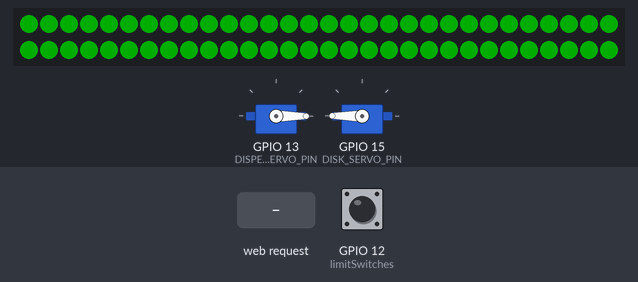
The sketch below on a simulated ESP32. Shown: 60 RGB LEDs in strip order, left to right, continuing on the next row, 2 × servo. The inputs (shaded band) are chosen by the test bench; at power-on: GPIO 12 (limitSwitches) HIGH. Dim RGB values are drawn brighter than linear; what the sketch prints to the serial monitor is not drawn.

Above: at 7.2 s.
7.3 s: HTTP request GET /command?cmd=1 received
At 8.1 s:
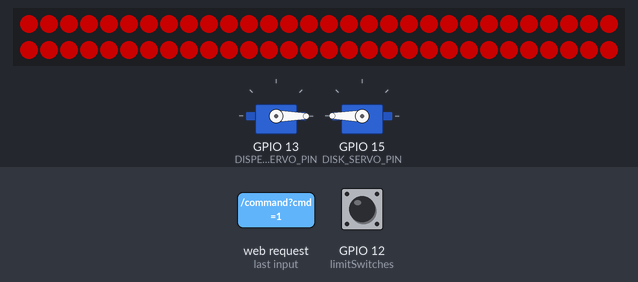
At 9.3 s:
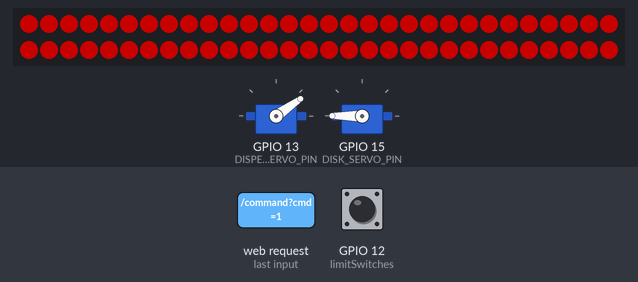
9.8 s: GPIO 12 (limitSwitches) pulled LOW for 0.15 s
Timing chart, 0 to 12.8 s (numbered marks = the images above; inputs shaded):
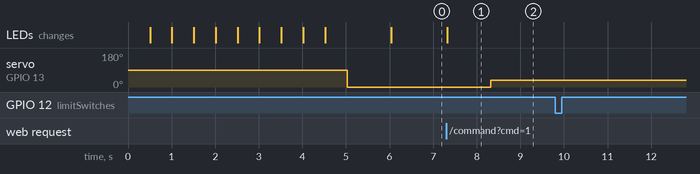

Measured:
- after the input at 7.3 s, servo on GPIO 13 (DISPENSER_SERVO_PIN): 0° → 35° after 1.0 s; the LEDs: change at once (image 1)
- after the input at 9.8 s, every drawn part: stays the same

The sketch:

Luqid_machine.ino
```cpp
#include "WebServerESP.h"
#include "LED.h"
#include <ESP32Servo.h>

// --- Пины подключения ---
#define DISPENSER_SERVO_PIN  13
#define DISK_SERVO_PIN       15

#define STEPPER_1_STEP_PIN   21
#define STEPPER_1_DIR_PIN    19
#define STEPPER_2_STEP_PIN   23
#define STEPPER_2_DIR_PIN    22
#define STEPPER_3_STEP_PIN   5
#define STEPPER_3_DIR_PIN    18

#define LIMIT_SWITCH_1      12
#define LIMIT_SWITCH_2      16
#define LIMIT_SWITCH_3      4
#define LIMIT_SWITCH_4      17

// --- Позиции сервомоторов ---
const int dispenserPositions[] = {0, 35, 70, 105, 135};
const int diskPositions[] = {180, 140, 110, 70, 40};

// --- Структура шагового двигателя ---
struct Stepper {
    byte step_pin;
    byte dir_pin;
    bool direction;
    int steps_ml;
};

// --- Объявление шаговых двигателей ---
Stepper steppers[] = {
    {STEPPER_1_STEP_PIN, STEPPER_1_DIR_PIN, 0, 7900},  // Насос 1 (по часовой стрелке)
    {STEPPER_2_STEP_PIN, STEPPER_2_DIR_PIN, 1, 6500}, // Насос 2 (против часовой стрелки)
    {STEPPER_3_STEP_PIN, STEPPER_3_DIR_PIN, 1, 7700} // Насос 3 (по часовой стрелке)
};

// --- Константы ---
const int stepsPerMl = 7700; // 1 мл = n шагов
const int numRecipes = 8;
const int recipes[numRecipes][3] = {
    {50, 0, 0},
    {0, 10, 0},
    {0, 0, 40},
    {80, 20, 0},
    {30, 0, 50},
    {35, 10, 45},

    {5, 5, 5}, // вода, мята, сок
    {30, 20, 20} //ДАНИН АВТОРСКИЙ НАПИТОК ПИТЬ ВСЕМ ЗАЕБИСЬ ВКУСНО
};

const float speed_ml_per_second = 3.0;
int stepDelayMicros;

// --- Переменные ---
enum State {WAIT_CONNECTION, WAIT_REQUEST, MOVE_TO_FILL, POUR_DRINKS, DISPENSE_CUPS};
State state = WAIT_CONNECTION;
String orderQueue = "";
int currentDrinkIndex = 0;
Servo dispenserServo;
Servo diskServo;

const byte limitSwitches[] = {LIMIT_SWITCH_1, LIMIT_SWITCH_2, LIMIT_SWITCH_3, LIMIT_SWITCH_4};

// --- Функции управления ---
void calculateStepDelay() {
    stepDelayMicros = (500000 / (speed_ml_per_second * stepsPerMl));
}

void moveServo(Servo &servo, int angle) {
    servo.write(angle);
    delay(500); // Ждём, пока серво займёт положение
}

void moveServoSlow(Servo &servo, int targetAngle, int delayMs = 20) {
    int currentAngle = servo.read();
    if (currentAngle < targetAngle) {
        for (int angle = currentAngle; angle <= targetAngle; angle++) {
            servo.write(angle);
            delay(delayMs);
        }
    } else {
        for (int angle = currentAngle; angle >= targetAngle; angle--) {
            servo.write(angle);
            delay(delayMs);
        }
    }
}

void servosZeros(){
  moveServo(dispenserServo, dispenserPositions[0]);
  moveServo(diskServo, diskPositions[0]);
  }

bool checkCupPresence(int cupIndex) {
    return !digitalRead(limitSwitches[cupIndex]);
}

void moveStepper(Stepper &motor, int ml, int cupIndex) {
    int steps = ml * stepsPerMl;
    bool actualDirection = motor.direction ? steps > 0 : steps < 0;
    digitalWrite(motor.dir_pin, actualDirection ? HIGH : LOW);

    for (int m = 0; m < ml; m++) {
        for (int i = 0; i < motor.steps_ml; i++) {
            if (!checkCupPresence(cupIndex)) {
                Serial.println("[!] Стакан исчез! Ожидание...");
                while (!checkCupPresence(cupIndex)) {
                    delay(100);
                }
                Serial.println("[✔] Стакан вернулся, продолжаем!");
            }
            digitalWrite(motor.step_pin, HIGH);
            delayMicroseconds(stepDelayMicros);
            digitalWrite(motor.step_pin, LOW);
            delayMicroseconds(stepDelayMicros);
        }
    }

    // Пол-оборота назад после завершения налива
    digitalWrite(motor.dir_pin, !actualDirection);
    for (int i = 0; i < 500; i++) {
        digitalWrite(motor.step_pin, HIGH);
        delayMicroseconds(stepDelayMicros);
        digitalWrite(motor.step_pin, LOW);
        delayMicroseconds(stepDelayMicros);
    }
}

void pourDrink(int recipeIndex, int cupIndex) {
    for (int i = 0; i < 3; i++) {
        moveStepper(steppers[i], recipes[recipeIndex][i], cupIndex);
    }
}

void handleWaitConnection() {
    Serial.println("[✓] Готово к работе. Введите заказ:");
    state = WAIT_REQUEST;
}

void handleWaitRequest() {
  ledGreen();
  orderQueue = waitForCommand();
  Serial.print("[✔] Заказ принят: "); Serial.println(orderQueue);
  currentDrinkIndex = 0;
  state = MOVE_TO_FILL;
  ledRed();
}

void handleMoveToFill() {
    delay(1000);
    if (orderQueue.length() > 0) {
        Serial.print("[→] Перемещение диспенсера к стакану #"); Serial.println(currentDrinkIndex + 1);
        moveServo(dispenserServo, dispenserPositions[currentDrinkIndex + 1]);
        state = POUR_DRINKS;
    } else {
        state = DISPENSE_CUPS;
    }
}

void handlePourDrinks() {
    Serial.print("[→] Начинаем налив для стакана #"); Serial.println(currentDrinkIndex + 1);
    int recipeIndex = orderQueue[currentDrinkIndex] - '0' - 1;
    pourDrink(recipeIndex, currentDrinkIndex);
    Serial.println("[✔] Налив завершён!");
    currentDrinkIndex++;
    if (currentDrinkIndex < orderQueue.length()) {
        state = MOVE_TO_FILL;
    } else {
        state = DISPENSE_CUPS;
    }
}

void handleDispenseCups() {
    moveServo(dispenserServo, dispenserPositions[0]);
    Serial.println("[→] Выдача стаканов пользователю...");
    byte drinks = orderQueue.length() - 1;
    for (int i = 0; i < drinks + 1; i++) {
        moveServoSlow(diskServo, diskPositions[4 - drinks + i], 50); // Плавное движение
        ledGreen();
        if (checkCupPresence(drinks - i)) {
            Serial.println("АЛКАШ ЕБАНЫЙ ЗАБИРАЙ БУХЛО");
            while (checkCupPresence(drinks - i)) {
                delay(100);
            }
            ledRed();
            Serial.println("РАК ЖЕЛУДКА У ТЕБЯ В РУКАХ");
        }
        delay(2000);
    }
    Serial.println("[✓] Готово! Ждём новый заказ.");
    state = WAIT_REQUEST;
    servosZeros();
}

// --- Основной цикл ---
void setup() {
    Serial.begin(115200);
    startServer();
    setupLedStrip();
    ledBlue_blink();
    Serial.println("Запустились");
    dispenserServo.attach(DISPENSER_SERVO_PIN, 500, 2500);
    diskServo.attach(DISK_SERVO_PIN, 500, 2500);
    Serial.println("Серво подключены");
    for (Stepper &motor : steppers) {
        pinMode(motor.step_pin, OUTPUT);
        pinMode(motor.dir_pin, OUTPUT);
    }
    Serial.println("Шаговики подключены");
    for (byte pin : limitSwitches) {
        pinMode(pin, INPUT_PULLUP);
    }
    Serial.println("Концевики подключены");
    calculateStepDelay();
    servosZeros();
    Serial.println("[✓] Система запущена. Ждём подключения...");
}

void loop() {
    switch (state) {
        case WAIT_CONNECTION:
            handleWaitConnection();
            break;
        case WAIT_REQUEST:
            handleWaitRequest();
            break;
        case MOVE_TO_FILL:
            handleMoveToFill();
            break;
        case POUR_DRINKS:
            handlePourDrinks();
            break;
        case DISPENSE_CUPS:
            handleDispenseCups();
            break;
    }
}
```

LED.cpp
```cpp
#include "LED.h"

CRGB leds[NUM_LEDS];

void setupLedStrip() {
    FastLED.addLeds<LED_TYPE, LED_PIN, COLOR_ORDER>(leds, NUM_LEDS).setCorrection(TypicalLEDStrip);
    FastLED.setBrightness(BRIGHTNESS);
}

void ledRed() {
    fill_solid(leds, NUM_LEDS, CRGB::Red);
    FastLED.show();
}

void ledGreen() {
    fill_solid(leds, NUM_LEDS, CRGB::Green);
    FastLED.show();
}

void ledBlue_blink() {
    for (int i = 0; i < 5; i++) {
        fill_solid(leds, NUM_LEDS, CRGB::Blue);
        FastLED.show();
        delay(500);
        fill_solid(leds, NUM_LEDS, CRGB::Black);
        FastLED.show();
        delay(500);
    }
}
```

LED.h
```cpp
#ifndef LED_H
#define LED_H

#include <FastLED.h>

#define LED_PIN     25   // Новый пин
#define NUM_LEDS    60   // 60 светодиодов
#define BRIGHTNESS  100
#define LED_TYPE    WS2812B
#define COLOR_ORDER GRB

extern CRGB leds[NUM_LEDS];

void setupLedStrip();
void ledRed();
void ledGreen();
void ledBlue_blink();

#endif
```

WebPage.h
```cpp
#ifndef WEBPAGE_H
#define WEBPAGE_H

const char PAGE_HTML[] PROGMEM = R"rawliteral(
<!DOCTYPE html>
<html lang="ru">
<head>
    <meta charset="UTF-8">
    <meta name="viewport" content="width=device-width, initial-scale=1.0">
    <title>Выбор напитков</title>
    <style>
        body { font-family: Arial, sans-serif; text-align: center; }
        table { width: 100%; max-width: 400px; margin: auto; border-collapse: collapse; }
        td { padding: 10px; font-size: 18px; text-align: center; vertical-align: middle; }
        button { font-size: 20px; width: 40px; height: 40px; border-radius: 50%; display: flex; align-items: center; justify-content: center; border: 2px solid #4CAF50; background-color: white; cursor: pointer; }
        button:hover { background-color: #f1f1f1; }
        .counter { font-size: 20px; min-width: 30px; display: inline-block; text-align: center; }
        #selectionString { font-size: 20px; margin-top: 10px; }

        /* Стиль для кнопки "Отправить" и "Сбросить" */
        .actionButton {
            font-size: 24px;
            width: 80%;
            max-width: 300px;
            height: 50px;
            padding: 10px 20px;
            margin-top: 15px;
            border: none;
            color: white;
            cursor: pointer;
            border-radius: 8px;
            display: block;
            margin: auto;
        }

        /* Красная кнопка сброса */
        #resetButton {
            background-color: #f44336;
        }
        #resetButton:hover {
            background-color: #e53935;
        }

        /* Зелёная кнопка отправки */
        #sendButton {
            background-color: #4CAF50;
        }
        #sendButton:hover {
            background-color: #45a049;
        }

        /* Кнопки + при достижении 4 напитков становятся тусклее */
        .inactive {
            background-color: #e0e0e0;
            cursor: not-allowed;
        }
    </style>
</head>
<body>
    <h2>Выберите напитки</h2>
    <table>
        <tr><td>1. Газированная вода</td>  <td><button onclick="changeDrink(1, -1)">-</button></td> <td><span id="count1" class="counter">0</span></td> <td><button id="plus1" onclick="changeDrink(1, 1)">+</button></td></tr>
        <tr><td>2. Мятный сироп</td>      <td><button onclick="changeDrink(2, -1)">-</button></td> <td><span id="count2" class="counter">0</span></td> <td><button id="plus2" onclick="changeDrink(2, 1)">+</button></td></tr>
        <tr><td>3. Апельсиновый сок</td>  <td><button onclick="changeDrink(3, -1)">-</button></td> <td><span id="count3" class="counter">0</span></td> <td><button id="plus3" onclick="changeDrink(3, 1)">+</button></td></tr>
        <tr><td>4. Лимонад “Мятный”</td>  <td><button onclick="changeDrink(4, -1)">-</button></td> <td><span id="count4" class="counter">0</span></td> <td><button id="plus4" onclick="changeDrink(4, 1)">+</button></td></tr>
        <tr><td>5. Лимонад “Заводной апельсин”</td> <td><button onclick="changeDrink(5, -1)">-</button></td> <td><span id="count5" class="counter">0</span></td> <td><button id="plus5" onclick="changeDrink(5, 1)">+</button></td></tr>
        <tr><td>6. Лимонад “Тройной”</td> <td><button onclick="changeDrink(6, -1)">-</button></td> <td><span id="count6" class="counter">0</span></td> <td><button id="plus6" onclick="changeDrink(6, 1)">+</button></td></tr>
    </table>

    <p id="selectionString"></p> <!-- Здесь будет отображаться выбранные напитки -->

    <!-- Кнопка сброса -->
    <button id="resetButton" class="actionButton" onclick="resetSelection()">Сбросить</button>

    <!-- Кнопка отправки -->
    <button id="sendButton" class="actionButton" onclick="sendSelection()">Отправить</button>

    <script>
        let selectionOrder = [];
        let selectionCount = {};

        function changeDrink(num, delta) {
            if (!selectionCount[num]) selectionCount[num] = 0;

            if (delta > 0 && selectionOrder.length < 4) {
                selectionOrder.push(num);
                selectionCount[num]++;
            } else if (delta < 0 && selectionCount[num] > 0) {
                let index = selectionOrder.lastIndexOf(num);
                if (index !== -1) selectionOrder.splice(index, 1);
                selectionCount[num]--;
            }

            updateSelection();
        }

        function updateSelection() {
            let selectionStr = selectionOrder.join("") || ""; // Пустая строка, если нет выбора
            document.getElementById("selectionString").textContent = "Выбранные: " + selectionStr;

            for (let i = 1; i <= 6; i++) {
                document.getElementById("count" + i).textContent = selectionCount[i] || 0;
                // Управление состоянием кнопок +
                if (selectionOrder.length >= 4) {
                    document.getElementById("plus" + i).classList.add("inactive");
                } else {
                    document.getElementById("plus" + i).classList.remove("inactive");
                }
            }
        }

        function sendSelection() {
            let selectionStr = selectionOrder.join("");
            if (selectionStr) fetch(`/command?cmd=${selectionStr}`);
        }

        function resetSelection() {
            selectionOrder = [];
            selectionCount = {};
            updateSelection();
        }
    </script>
</body>
</html>
)rawliteral";

#endif
```

WebServerESP.cpp
```cpp
#include "WebServerESP.h"
#include "WebPage.h"
#include <WiFi.h>
#include <WebServer.h>

const char *ssid = "NALIVATOR_3000";
const char *password = "123456789";
WebServer server(80);
String lastCommand = "";

void handleRoot() {
    server.send(200, "text/html", PAGE_HTML);
}

void handleCommand() {
    if (server.hasArg("cmd")) {
        lastCommand = server.arg("cmd");
        Serial.println("Получена команда: " + lastCommand);
        server.send(200, "text/plain", "Команда принята: " + lastCommand);
    } else {
        server.send(400, "text/plain", "Ошибка запроса");
    }
}

void startServer() {
    WiFi.softAP(ssid, password);

    server.on("/", handleRoot);
    server.on("/command", HTTP_GET, handleCommand);
    server.begin();
    Serial.println("Сервер запущен. Подключитесь к " + String(ssid));
}

String waitForCommand() {
    lastCommand = "";
    while (lastCommand == "") {
        server.handleClient();
        delay(10);
    }
    return lastCommand;
}
```

WebServerESP.h
```cpp
#ifndef WEBSERVER_ESP_H
#define WEBSERVER_ESP_H

#include <Arduino.h>

void startServer();
String waitForCommand();

#endif
```
